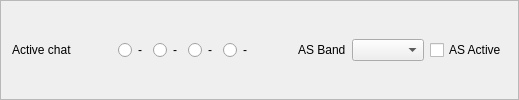
<?xml version="1.0" encoding="UTF-8"?>
<ui version="4.0">
 <class>activeChatsFrame</class>

        <widget class="QFrame" name="activeChatFrame">
         <property name="toolTip">
          <string>Chat to which messages will be sent</string>
         </property>
         <property name="frameShape">
          <enum>QFrame::Shape::StyledPanel</enum>
         </property>
         <property name="frameShadow">
          <enum>QFrame::Shadow::Raised</enum>
         </property>
         <layout class="QHBoxLayout" name="horizontalLayout_7">
          <property name="topMargin">
           <number>1</number>
          </property>
          <property name="bottomMargin">
           <number>1</number>
          </property>
          <item>
           <widget class="QLabel" name="label_8">
            <property name="text">
             <string>Active chat</string>
            </property>
           </widget>
          </item>
          <item>
           <spacer name="horizontalSpacer_7">
            <property name="orientation">
             <enum>Qt::Orientation::Horizontal</enum>
            </property>
            <property name="sizeType">
             <enum>QSizePolicy::Policy::Preferred</enum>
            </property>
            <property name="sizeHint" stdset="0">
             <size>
              <width>40</width>
              <height>20</height>
             </size>
            </property>
           </spacer>
          </item>
          <item>
           <widget class="QRadioButton" name="active1rb">
            <property name="text">
             <string notr="true">-</string>
            </property>
            <attribute name="buttonGroup">
             <string notr="true">activeChatGroup</string>
            </attribute>
           </widget>
          </item>
          <item>
           <widget class="QRadioButton" name="active2rb">
            <property name="text">
             <string notr="true">-</string>
            </property>
            <attribute name="buttonGroup">
             <string notr="true">activeChatGroup</string>
            </attribute>
           </widget>
          </item>
          <item>
           <widget class="QRadioButton" name="active3rb">
            <property name="text">
             <string notr="true">-</string>
            </property>
            <attribute name="buttonGroup">
             <string notr="true">activeChatGroup</string>
            </attribute>
           </widget>
          </item>
          <item>
           <widget class="QRadioButton" name="active4rb">
            <property name="text">
             <string notr="true">-</string>
            </property>
            <attribute name="buttonGroup">
             <string notr="true">activeChatGroup</string>
            </attribute>
           </widget>
          </item>
          <item>
           <spacer name="horizontalSpacer_4">
            <property name="orientation">
             <enum>Qt::Orientation::Horizontal</enum>
            </property>
            <property name="sizeHint" stdset="0">
             <size>
              <width>40</width>
              <height>20</height>
             </size>
            </property>
           </spacer>
          </item>
          <item>
           <widget class="QLabel" name="label_3">
            <property name="text">
             <string>AS Band</string>
            </property>
           </widget>
          </item>
          <item>
           <widget class="QComboBox" name="asBandCombo"/>
          </item>
          <item>
           <widget class="QCheckBox" name="ASActivecb">
            <property name="text">
             <string>AS Active</string>
            </property>
           </widget>
          </item>
         </layout>
        </widget>
        <buttongroups>
         <buttongroup name="activeChatGroup"/>
        </buttongroups>
</ui>
